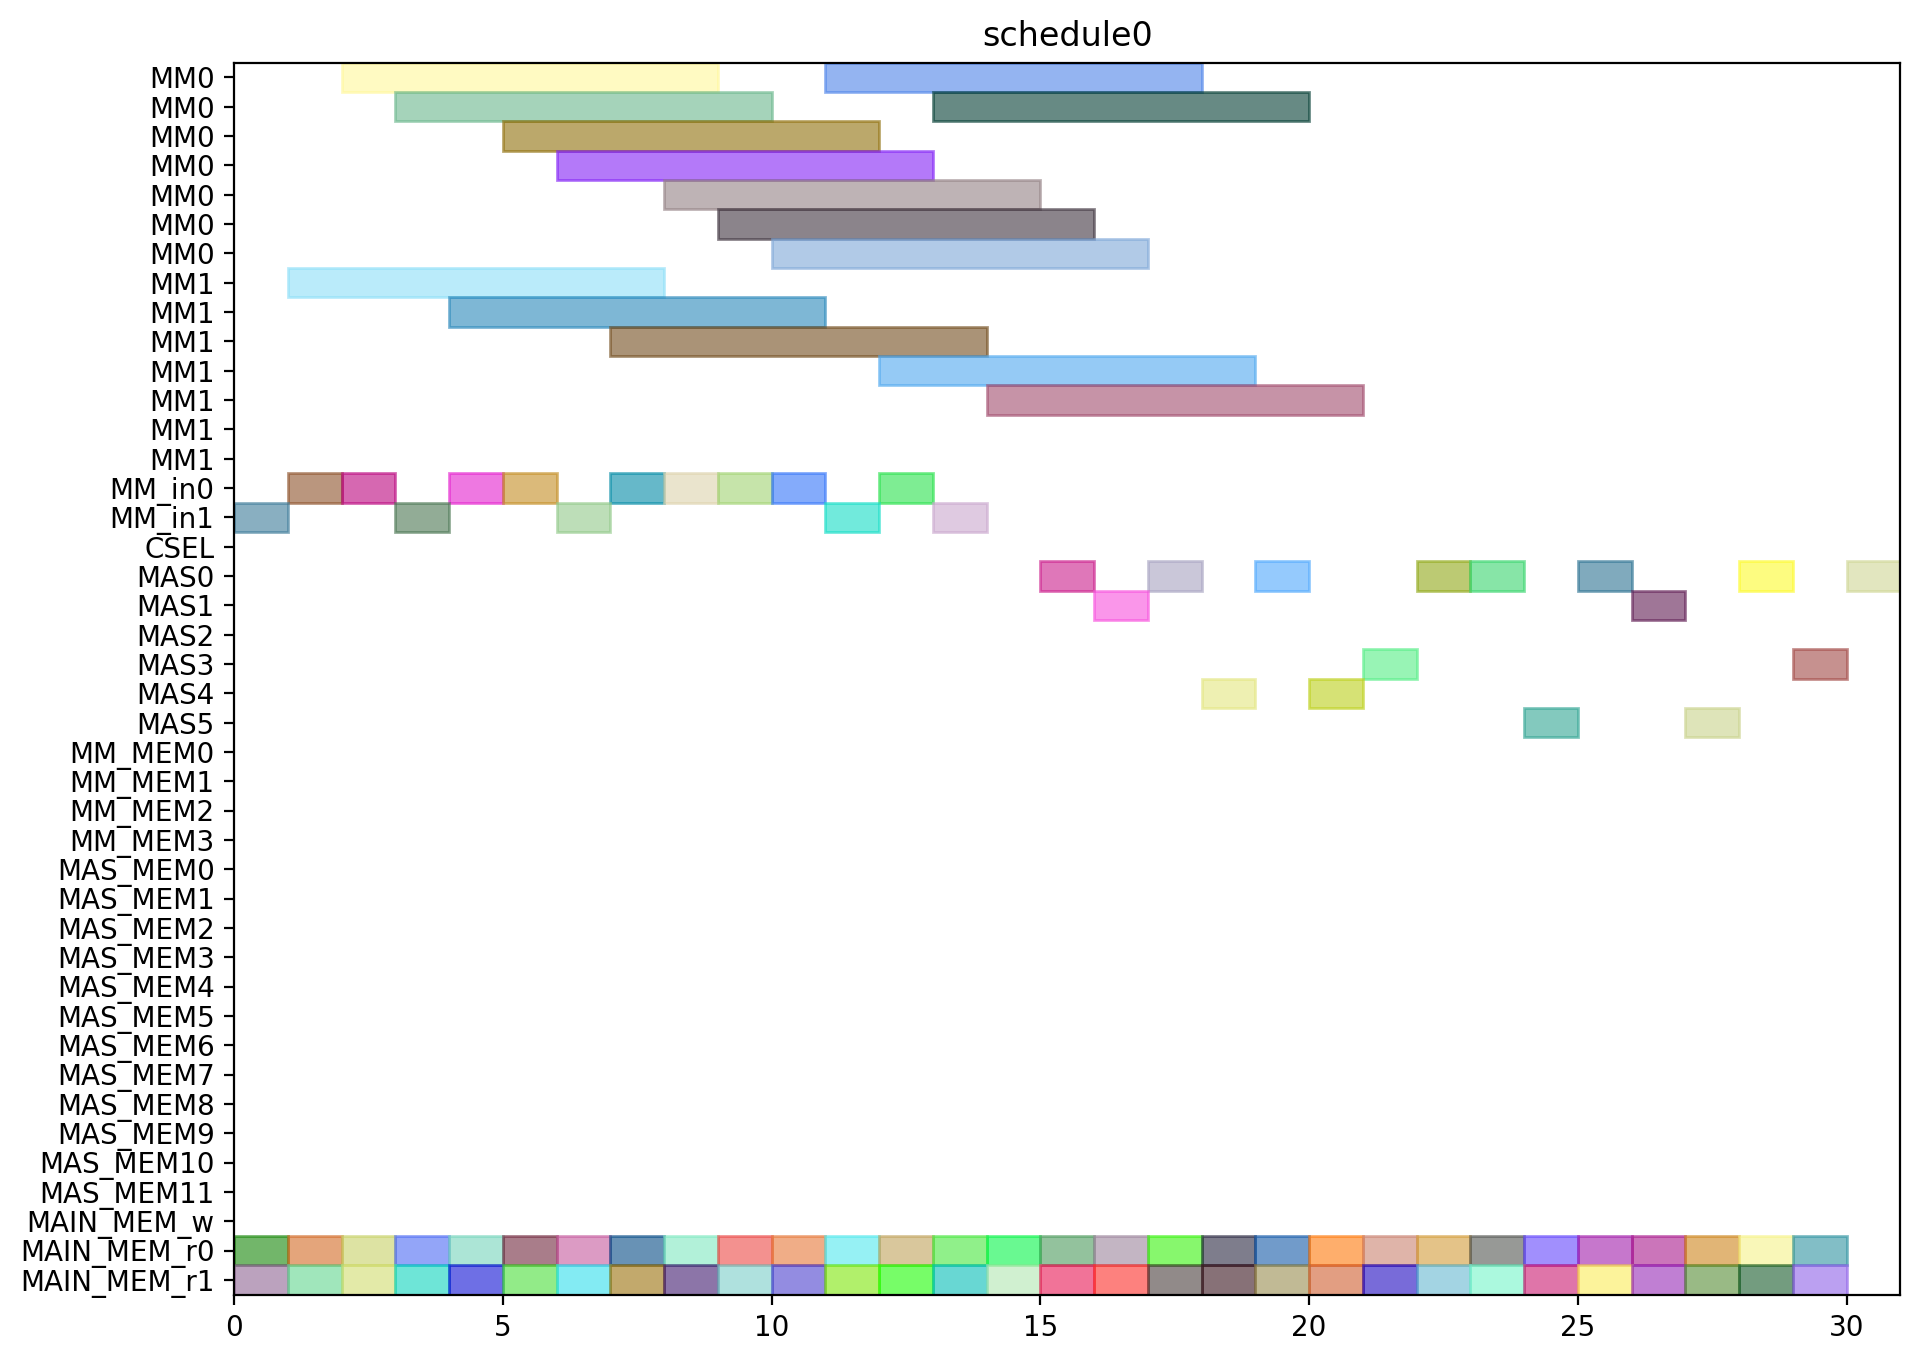

Source code (Python):
from pyschedule import Scenario, solvers, plotters, alt


def solve():
	horizon = 120
	S = Scenario("schedule0", horizon=horizon)

	# resource
	MM = S.Resources('MM', num=2, size=7)
	MM_in = S.Resources('MM_in', num=2)
	CSEL = S.Resource('CSEL')
	MAS = S.Resources('MAS', num=6, size=1, periods=range(1, horizon))
	MM_MEM = S.Resources('MM_MEM', num=4)
	MAS_MEM = S.Resources('MAS_MEM', num=12)
	MAIN_MEM_w = S.Resource('MAIN_MEM_w', size=1)
	MAIN_MEM_r = S.Resources('MAIN_MEM_r', num=2)

	# result of previous scheduling

	# new tasks
	t1_t0 = S.Task('t1_t0', length=7, delay_cost=1)
	t1_t0 += alt(MM)
	t1_t0_in = S.Task('t1_t0_in', length=1, delay_cost=1)
	t1_t0_in += alt(MM_in)
	S += t1_t0_in*MM_in[0]<=t1_t0*MM[0]
	S += t1_t0_in*MM_in[1]<=t1_t0*MM[1]
	t1_t0_mem0 = S.Task('t1_t0_mem0', length=1, delay_cost=1)
	t1_t0_mem0 += MAIN_MEM_r[0]
	S += t1_t0_mem0 <= t1_t0

	t1_t0_mem1 = S.Task('t1_t0_mem1', length=1, delay_cost=1)
	t1_t0_mem1 += MAIN_MEM_r[1]
	S += t1_t0_mem1 <= t1_t0

	t1_t1 = S.Task('t1_t1', length=7, delay_cost=1)
	t1_t1 += alt(MM)
	t1_t1_in = S.Task('t1_t1_in', length=1, delay_cost=1)
	t1_t1_in += alt(MM_in)
	S += t1_t1_in*MM_in[0]<=t1_t1*MM[0]
	S += t1_t1_in*MM_in[1]<=t1_t1*MM[1]
	t1_t1_mem0 = S.Task('t1_t1_mem0', length=1, delay_cost=1)
	t1_t1_mem0 += MAIN_MEM_r[0]
	S += t1_t1_mem0 <= t1_t1

	t1_t1_mem1 = S.Task('t1_t1_mem1', length=1, delay_cost=1)
	t1_t1_mem1 += MAIN_MEM_r[1]
	S += t1_t1_mem1 <= t1_t1

	t1_t2 = S.Task('t1_t2', length=1, delay_cost=1)
	t1_t2 += alt(MAS)
	t1_t2_mem0 = S.Task('t1_t2_mem0', length=1, delay_cost=1)
	t1_t2_mem0 += MAIN_MEM_r[0]
	S += t1_t2_mem0 <= t1_t2

	t1_t2_mem1 = S.Task('t1_t2_mem1', length=1, delay_cost=1)
	t1_t2_mem1 += MAIN_MEM_r[1]
	S += t1_t2_mem1 <= t1_t2

	t1_t3 = S.Task('t1_t3', length=1, delay_cost=1)
	t1_t3 += alt(MAS)
	t1_t3_mem0 = S.Task('t1_t3_mem0', length=1, delay_cost=1)
	t1_t3_mem0 += MAIN_MEM_r[0]
	S += t1_t3_mem0 <= t1_t3

	t1_t3_mem1 = S.Task('t1_t3_mem1', length=1, delay_cost=1)
	t1_t3_mem1 += MAIN_MEM_r[1]
	S += t1_t3_mem1 <= t1_t3

	t2_t0 = S.Task('t2_t0', length=7, delay_cost=1)
	t2_t0 += alt(MM)
	t2_t0_in = S.Task('t2_t0_in', length=1, delay_cost=1)
	t2_t0_in += alt(MM_in)
	S += t2_t0_in*MM_in[0]<=t2_t0*MM[0]
	S += t2_t0_in*MM_in[1]<=t2_t0*MM[1]
	t2_t0_mem0 = S.Task('t2_t0_mem0', length=1, delay_cost=1)
	t2_t0_mem0 += MAIN_MEM_r[0]
	S += t2_t0_mem0 <= t2_t0

	t2_t0_mem1 = S.Task('t2_t0_mem1', length=1, delay_cost=1)
	t2_t0_mem1 += MAIN_MEM_r[1]
	S += t2_t0_mem1 <= t2_t0

	t2_t1 = S.Task('t2_t1', length=7, delay_cost=1)
	t2_t1 += alt(MM)
	t2_t1_in = S.Task('t2_t1_in', length=1, delay_cost=1)
	t2_t1_in += alt(MM_in)
	S += t2_t1_in*MM_in[0]<=t2_t1*MM[0]
	S += t2_t1_in*MM_in[1]<=t2_t1*MM[1]
	t2_t1_mem0 = S.Task('t2_t1_mem0', length=1, delay_cost=1)
	t2_t1_mem0 += MAIN_MEM_r[0]
	S += t2_t1_mem0 <= t2_t1

	t2_t1_mem1 = S.Task('t2_t1_mem1', length=1, delay_cost=1)
	t2_t1_mem1 += MAIN_MEM_r[1]
	S += t2_t1_mem1 <= t2_t1

	t2_t2 = S.Task('t2_t2', length=1, delay_cost=1)
	t2_t2 += alt(MAS)
	t2_t2_mem0 = S.Task('t2_t2_mem0', length=1, delay_cost=1)
	t2_t2_mem0 += MAIN_MEM_r[0]
	S += t2_t2_mem0 <= t2_t2

	t2_t2_mem1 = S.Task('t2_t2_mem1', length=1, delay_cost=1)
	t2_t2_mem1 += MAIN_MEM_r[1]
	S += t2_t2_mem1 <= t2_t2

	t2_t3 = S.Task('t2_t3', length=1, delay_cost=1)
	t2_t3 += alt(MAS)
	t2_t3_mem0 = S.Task('t2_t3_mem0', length=1, delay_cost=1)
	t2_t3_mem0 += MAIN_MEM_r[0]
	S += t2_t3_mem0 <= t2_t3

	t2_t3_mem1 = S.Task('t2_t3_mem1', length=1, delay_cost=1)
	t2_t3_mem1 += MAIN_MEM_r[1]
	S += t2_t3_mem1 <= t2_t3

	t0_t0 = S.Task('t0_t0', length=7, delay_cost=1)
	t0_t0 += alt(MM)
	t0_t0_in = S.Task('t0_t0_in', length=1, delay_cost=1)
	t0_t0_in += alt(MM_in)
	S += t0_t0_in*MM_in[0]<=t0_t0*MM[0]
	S += t0_t0_in*MM_in[1]<=t0_t0*MM[1]
	t0_t0_mem0 = S.Task('t0_t0_mem0', length=1, delay_cost=1)
	t0_t0_mem0 += MAIN_MEM_r[0]
	S += t0_t0_mem0 <= t0_t0

	t0_t0_mem1 = S.Task('t0_t0_mem1', length=1, delay_cost=1)
	t0_t0_mem1 += MAIN_MEM_r[1]
	S += t0_t0_mem1 <= t0_t0

	t0_t1 = S.Task('t0_t1', length=7, delay_cost=1)
	t0_t1 += alt(MM)
	t0_t1_in = S.Task('t0_t1_in', length=1, delay_cost=1)
	t0_t1_in += alt(MM_in)
	S += t0_t1_in*MM_in[0]<=t0_t1*MM[0]
	S += t0_t1_in*MM_in[1]<=t0_t1*MM[1]
	t0_t1_mem0 = S.Task('t0_t1_mem0', length=1, delay_cost=1)
	t0_t1_mem0 += MAIN_MEM_r[0]
	S += t0_t1_mem0 <= t0_t1

	t0_t1_mem1 = S.Task('t0_t1_mem1', length=1, delay_cost=1)
	t0_t1_mem1 += MAIN_MEM_r[1]
	S += t0_t1_mem1 <= t0_t1

	t0_t2 = S.Task('t0_t2', length=1, delay_cost=1)
	t0_t2 += alt(MAS)
	t0_t2_mem0 = S.Task('t0_t2_mem0', length=1, delay_cost=1)
	t0_t2_mem0 += MAIN_MEM_r[0]
	S += t0_t2_mem0 <= t0_t2

	t0_t2_mem1 = S.Task('t0_t2_mem1', length=1, delay_cost=1)
	t0_t2_mem1 += MAIN_MEM_r[1]
	S += t0_t2_mem1 <= t0_t2

	t0_t3 = S.Task('t0_t3', length=1, delay_cost=1)
	t0_t3 += alt(MAS)
	t0_t3_mem0 = S.Task('t0_t3_mem0', length=1, delay_cost=1)
	t0_t3_mem0 += MAIN_MEM_r[0]
	S += t0_t3_mem0 <= t0_t3

	t0_t3_mem1 = S.Task('t0_t3_mem1', length=1, delay_cost=1)
	t0_t3_mem1 += MAIN_MEM_r[1]
	S += t0_t3_mem1 <= t0_t3

	t4_t0_t0 = S.Task('t4_t0_t0', length=7, delay_cost=1)
	t4_t0_t0 += alt(MM)
	t4_t0_t0_in = S.Task('t4_t0_t0_in', length=1, delay_cost=1)
	t4_t0_t0_in += alt(MM_in)
	S += t4_t0_t0_in*MM_in[0]<=t4_t0_t0*MM[0]
	S += t4_t0_t0_in*MM_in[1]<=t4_t0_t0*MM[1]
	t4_t0_t0_mem0 = S.Task('t4_t0_t0_mem0', length=1, delay_cost=1)
	t4_t0_t0_mem0 += MAIN_MEM_r[0]
	S += t4_t0_t0_mem0 <= t4_t0_t0

	t4_t0_t0_mem1 = S.Task('t4_t0_t0_mem1', length=1, delay_cost=1)
	t4_t0_t0_mem1 += MAIN_MEM_r[1]
	S += t4_t0_t0_mem1 <= t4_t0_t0

	t4_t0_t1 = S.Task('t4_t0_t1', length=7, delay_cost=1)
	t4_t0_t1 += alt(MM)
	t4_t0_t1_in = S.Task('t4_t0_t1_in', length=1, delay_cost=1)
	t4_t0_t1_in += alt(MM_in)
	S += t4_t0_t1_in*MM_in[0]<=t4_t0_t1*MM[0]
	S += t4_t0_t1_in*MM_in[1]<=t4_t0_t1*MM[1]
	t4_t0_t1_mem0 = S.Task('t4_t0_t1_mem0', length=1, delay_cost=1)
	t4_t0_t1_mem0 += MAIN_MEM_r[0]
	S += t4_t0_t1_mem0 <= t4_t0_t1

	t4_t0_t1_mem1 = S.Task('t4_t0_t1_mem1', length=1, delay_cost=1)
	t4_t0_t1_mem1 += MAIN_MEM_r[1]
	S += t4_t0_t1_mem1 <= t4_t0_t1

	t4_t0_t2 = S.Task('t4_t0_t2', length=1, delay_cost=1)
	t4_t0_t2 += alt(MAS)
	t4_t0_t2_mem0 = S.Task('t4_t0_t2_mem0', length=1, delay_cost=1)
	t4_t0_t2_mem0 += MAIN_MEM_r[0]
	S += t4_t0_t2_mem0 <= t4_t0_t2

	t4_t0_t2_mem1 = S.Task('t4_t0_t2_mem1', length=1, delay_cost=1)
	t4_t0_t2_mem1 += MAIN_MEM_r[1]
	S += t4_t0_t2_mem1 <= t4_t0_t2

	t4_t0_t3 = S.Task('t4_t0_t3', length=1, delay_cost=1)
	t4_t0_t3 += alt(MAS)
	t4_t0_t3_mem0 = S.Task('t4_t0_t3_mem0', length=1, delay_cost=1)
	t4_t0_t3_mem0 += MAIN_MEM_r[0]
	S += t4_t0_t3_mem0 <= t4_t0_t3

	t4_t0_t3_mem1 = S.Task('t4_t0_t3_mem1', length=1, delay_cost=1)
	t4_t0_t3_mem1 += MAIN_MEM_r[1]
	S += t4_t0_t3_mem1 <= t4_t0_t3

	t4_t1_t0 = S.Task('t4_t1_t0', length=7, delay_cost=1)
	t4_t1_t0 += alt(MM)
	t4_t1_t0_in = S.Task('t4_t1_t0_in', length=1, delay_cost=1)
	t4_t1_t0_in += alt(MM_in)
	S += t4_t1_t0_in*MM_in[0]<=t4_t1_t0*MM[0]
	S += t4_t1_t0_in*MM_in[1]<=t4_t1_t0*MM[1]
	t4_t1_t0_mem0 = S.Task('t4_t1_t0_mem0', length=1, delay_cost=1)
	t4_t1_t0_mem0 += MAIN_MEM_r[0]
	S += t4_t1_t0_mem0 <= t4_t1_t0

	t4_t1_t0_mem1 = S.Task('t4_t1_t0_mem1', length=1, delay_cost=1)
	t4_t1_t0_mem1 += MAIN_MEM_r[1]
	S += t4_t1_t0_mem1 <= t4_t1_t0

	t4_t1_t1 = S.Task('t4_t1_t1', length=7, delay_cost=1)
	t4_t1_t1 += alt(MM)
	t4_t1_t1_in = S.Task('t4_t1_t1_in', length=1, delay_cost=1)
	t4_t1_t1_in += alt(MM_in)
	S += t4_t1_t1_in*MM_in[0]<=t4_t1_t1*MM[0]
	S += t4_t1_t1_in*MM_in[1]<=t4_t1_t1*MM[1]
	t4_t1_t1_mem0 = S.Task('t4_t1_t1_mem0', length=1, delay_cost=1)
	t4_t1_t1_mem0 += MAIN_MEM_r[0]
	S += t4_t1_t1_mem0 <= t4_t1_t1

	t4_t1_t1_mem1 = S.Task('t4_t1_t1_mem1', length=1, delay_cost=1)
	t4_t1_t1_mem1 += MAIN_MEM_r[1]
	S += t4_t1_t1_mem1 <= t4_t1_t1

	t4_t1_t2 = S.Task('t4_t1_t2', length=1, delay_cost=1)
	t4_t1_t2 += alt(MAS)
	t4_t1_t2_mem0 = S.Task('t4_t1_t2_mem0', length=1, delay_cost=1)
	t4_t1_t2_mem0 += MAIN_MEM_r[0]
	S += t4_t1_t2_mem0 <= t4_t1_t2

	t4_t1_t2_mem1 = S.Task('t4_t1_t2_mem1', length=1, delay_cost=1)
	t4_t1_t2_mem1 += MAIN_MEM_r[1]
	S += t4_t1_t2_mem1 <= t4_t1_t2

	t4_t1_t3 = S.Task('t4_t1_t3', length=1, delay_cost=1)
	t4_t1_t3 += alt(MAS)
	t4_t1_t3_mem0 = S.Task('t4_t1_t3_mem0', length=1, delay_cost=1)
	t4_t1_t3_mem0 += MAIN_MEM_r[0]
	S += t4_t1_t3_mem0 <= t4_t1_t3

	t4_t1_t3_mem1 = S.Task('t4_t1_t3_mem1', length=1, delay_cost=1)
	t4_t1_t3_mem1 += MAIN_MEM_r[1]
	S += t4_t1_t3_mem1 <= t4_t1_t3

	t4_t2_t0 = S.Task('t4_t2_t0', length=7, delay_cost=1)
	t4_t2_t0 += alt(MM)
	t4_t2_t0_in = S.Task('t4_t2_t0_in', length=1, delay_cost=1)
	t4_t2_t0_in += alt(MM_in)
	S += t4_t2_t0_in*MM_in[0]<=t4_t2_t0*MM[0]
	S += t4_t2_t0_in*MM_in[1]<=t4_t2_t0*MM[1]
	t4_t2_t0_mem0 = S.Task('t4_t2_t0_mem0', length=1, delay_cost=1)
	t4_t2_t0_mem0 += MAIN_MEM_r[0]
	S += t4_t2_t0_mem0 <= t4_t2_t0

	t4_t2_t0_mem1 = S.Task('t4_t2_t0_mem1', length=1, delay_cost=1)
	t4_t2_t0_mem1 += MAIN_MEM_r[1]
	S += t4_t2_t0_mem1 <= t4_t2_t0

	t4_t2_t1 = S.Task('t4_t2_t1', length=7, delay_cost=1)
	t4_t2_t1 += alt(MM)
	t4_t2_t1_in = S.Task('t4_t2_t1_in', length=1, delay_cost=1)
	t4_t2_t1_in += alt(MM_in)
	S += t4_t2_t1_in*MM_in[0]<=t4_t2_t1*MM[0]
	S += t4_t2_t1_in*MM_in[1]<=t4_t2_t1*MM[1]
	t4_t2_t1_mem0 = S.Task('t4_t2_t1_mem0', length=1, delay_cost=1)
	t4_t2_t1_mem0 += MAIN_MEM_r[0]
	S += t4_t2_t1_mem0 <= t4_t2_t1

	t4_t2_t1_mem1 = S.Task('t4_t2_t1_mem1', length=1, delay_cost=1)
	t4_t2_t1_mem1 += MAIN_MEM_r[1]
	S += t4_t2_t1_mem1 <= t4_t2_t1

	t4_t2_t2 = S.Task('t4_t2_t2', length=1, delay_cost=1)
	t4_t2_t2 += alt(MAS)
	t4_t2_t2_mem0 = S.Task('t4_t2_t2_mem0', length=1, delay_cost=1)
	t4_t2_t2_mem0 += MAIN_MEM_r[0]
	S += t4_t2_t2_mem0 <= t4_t2_t2

	t4_t2_t2_mem1 = S.Task('t4_t2_t2_mem1', length=1, delay_cost=1)
	t4_t2_t2_mem1 += MAIN_MEM_r[1]
	S += t4_t2_t2_mem1 <= t4_t2_t2

	t4_t2_t3 = S.Task('t4_t2_t3', length=1, delay_cost=1)
	t4_t2_t3 += alt(MAS)
	t4_t2_t3_mem0 = S.Task('t4_t2_t3_mem0', length=1, delay_cost=1)
	t4_t2_t3_mem0 += MAIN_MEM_r[0]
	S += t4_t2_t3_mem0 <= t4_t2_t3

	t4_t2_t3_mem1 = S.Task('t4_t2_t3_mem1', length=1, delay_cost=1)
	t4_t2_t3_mem1 += MAIN_MEM_r[1]
	S += t4_t2_t3_mem1 <= t4_t2_t3

	t4_t40 = S.Task('t4_t40', length=1, delay_cost=1)
	t4_t40 += alt(MAS)
	t4_t40_mem0 = S.Task('t4_t40_mem0', length=1, delay_cost=1)
	t4_t40_mem0 += MAIN_MEM_r[0]
	S += t4_t40_mem0 <= t4_t40

	t4_t40_mem1 = S.Task('t4_t40_mem1', length=1, delay_cost=1)
	t4_t40_mem1 += MAIN_MEM_r[1]
	S += t4_t40_mem1 <= t4_t40

	t4_t41 = S.Task('t4_t41', length=1, delay_cost=1)
	t4_t41 += alt(MAS)
	t4_t41_mem0 = S.Task('t4_t41_mem0', length=1, delay_cost=1)
	t4_t41_mem0 += MAIN_MEM_r[0]
	S += t4_t41_mem0 <= t4_t41

	t4_t41_mem1 = S.Task('t4_t41_mem1', length=1, delay_cost=1)
	t4_t41_mem1 += MAIN_MEM_r[1]
	S += t4_t41_mem1 <= t4_t41

	t4_t50 = S.Task('t4_t50', length=1, delay_cost=1)
	t4_t50 += alt(MAS)
	t4_t50_mem0 = S.Task('t4_t50_mem0', length=1, delay_cost=1)
	t4_t50_mem0 += MAIN_MEM_r[0]
	S += t4_t50_mem0 <= t4_t50

	t4_t50_mem1 = S.Task('t4_t50_mem1', length=1, delay_cost=1)
	t4_t50_mem1 += MAIN_MEM_r[1]
	S += t4_t50_mem1 <= t4_t50

	t4_t51 = S.Task('t4_t51', length=1, delay_cost=1)
	t4_t51 += alt(MAS)
	t4_t51_mem0 = S.Task('t4_t51_mem0', length=1, delay_cost=1)
	t4_t51_mem0 += MAIN_MEM_r[0]
	S += t4_t51_mem0 <= t4_t51

	t4_t51_mem1 = S.Task('t4_t51_mem1', length=1, delay_cost=1)
	t4_t51_mem1 += MAIN_MEM_r[1]
	S += t4_t51_mem1 <= t4_t51

	t4_t8_t0 = S.Task('t4_t8_t0', length=7, delay_cost=1)
	t4_t8_t0 += alt(MM)
	t4_t8_t0_in = S.Task('t4_t8_t0_in', length=1, delay_cost=1)
	t4_t8_t0_in += alt(MM_in)
	S += t4_t8_t0_in*MM_in[0]<=t4_t8_t0*MM[0]
	S += t4_t8_t0_in*MM_in[1]<=t4_t8_t0*MM[1]
	t4_t8_t0_mem0 = S.Task('t4_t8_t0_mem0', length=1, delay_cost=1)
	t4_t8_t0_mem0 += MAIN_MEM_r[0]
	S += t4_t8_t0_mem0 <= t4_t8_t0

	t4_t8_t0_mem1 = S.Task('t4_t8_t0_mem1', length=1, delay_cost=1)
	t4_t8_t0_mem1 += MAIN_MEM_r[1]
	S += t4_t8_t0_mem1 <= t4_t8_t0

	t4_t8_t1 = S.Task('t4_t8_t1', length=7, delay_cost=1)
	t4_t8_t1 += alt(MM)
	t4_t8_t1_in = S.Task('t4_t8_t1_in', length=1, delay_cost=1)
	t4_t8_t1_in += alt(MM_in)
	S += t4_t8_t1_in*MM_in[0]<=t4_t8_t1*MM[0]
	S += t4_t8_t1_in*MM_in[1]<=t4_t8_t1*MM[1]
	t4_t8_t1_mem0 = S.Task('t4_t8_t1_mem0', length=1, delay_cost=1)
	t4_t8_t1_mem0 += MAIN_MEM_r[0]
	S += t4_t8_t1_mem0 <= t4_t8_t1

	t4_t8_t1_mem1 = S.Task('t4_t8_t1_mem1', length=1, delay_cost=1)
	t4_t8_t1_mem1 += MAIN_MEM_r[1]
	S += t4_t8_t1_mem1 <= t4_t8_t1

	solvers.mip.solve(S,msg=1,kind='CPLEX',ratio_gap=1.01)

	solution = [['hoge']*len(S.solution()[1]) for i in range(len(S.solution()))]
	for i in range(len(S.solution())):
		for j in range(len(S.solution()[i])):
			solution[i][j]=str(S.solution()[i][j])
	print(solution)

	cycles = int(solution[-1][3])

	pic_file_name = "/home/mfukuda/ABE/multiRAM_multiMAS_16mux/scheduling_result/stage7MM2_stage1MAS6/SPARSE/schedule0.png"
	if(S.solution() != []):
		plotters.matplotlib.plot(S,img_filename=pic_file_name, show_task_labels=False, fig_size=(cycles*0.25+3, 8))

	return solution
